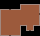

This is a level from a 2D game, rendered from its Tiled map with the project's own tilesets. A one-line summary and the complete map file follow:
An orthogonal 40x36 tile map with 1x1 px tiles, 1 tile layer (Tile Layer 1).

<map version="1.8" tiledversion="1.8.2" orientation="orthogonal" renderorder="right-down" width="40" height="36" tilewidth="1" tileheight="1" infinite="0" nextlayerid="2" nextobjectid="1">
 <tileset firstgid="1" source="Tile sets/ground.tsx" />
 <layer id="1" name="Tile Layer 1" width="40" height="36">
  <data encoding="csv">
0,0,0,0,0,0,0,0,0,0,0,0,0,0,0,0,0,0,0,0,0,0,0,0,0,0,0,0,0,0,0,0,0,0,0,0,0,0,0,0,
0,0,0,0,0,0,0,0,0,0,0,0,0,0,0,0,0,0,0,0,0,0,0,0,0,0,0,0,0,0,0,0,0,0,0,0,0,0,0,0,
0,0,0,0,0,0,0,0,0,0,0,0,0,0,0,0,0,0,0,0,0,0,0,0,0,0,0,0,0,0,0,0,0,0,0,0,0,0,0,0,
0,0,0,0,0,0,0,0,0,0,0,0,0,0,0,0,0,0,0,0,0,0,0,0,0,0,0,0,0,0,0,0,0,0,0,0,0,0,0,0,
0,0,0,0,0,0,0,0,0,0,0,0,0,0,0,0,0,0,0,0,5,5,5,5,5,5,5,5,5,5,5,5,5,5,5,5,5,5,5,5,
0,0,0,0,0,0,0,0,0,0,0,0,0,0,0,0,0,0,0,0,5,4,4,4,4,4,4,4,4,4,4,4,4,4,4,4,4,4,4,5,
0,0,0,0,0,0,0,0,0,0,0,0,0,0,0,0,0,0,0,0,5,4,4,4,4,4,4,4,4,4,4,4,4,4,4,4,4,4,4,5,
0,0,0,0,0,0,0,0,0,0,0,0,0,0,0,0,0,0,0,0,5,4,4,4,4,4,4,4,4,4,4,4,4,4,4,4,4,4,4,5,
0,0,0,0,0,0,0,0,0,0,0,0,0,0,0,0,0,0,0,0,5,4,4,4,4,4,4,4,4,4,4,4,4,4,4,4,4,4,4,5,
5,5,5,5,5,5,5,5,5,6,6,5,5,5,5,5,5,5,5,5,5,4,4,4,4,4,4,4,4,4,4,4,4,4,4,4,4,4,4,5,
5,4,4,4,4,4,4,4,4,4,4,4,4,4,4,4,4,4,4,4,4,4,4,4,4,4,4,4,4,4,4,4,4,4,4,4,4,4,4,5,
5,4,4,4,4,4,4,4,4,4,4,4,4,4,4,4,4,4,4,4,4,4,4,4,4,4,4,4,4,4,4,4,4,4,4,4,4,4,4,5,
5,4,4,4,4,4,4,4,4,4,4,4,4,4,4,4,4,4,4,4,4,4,4,4,4,4,4,4,4,4,4,4,4,4,4,4,4,4,4,5,
5,4,4,4,4,4,4,4,4,4,4,4,4,4,4,4,4,4,4,4,4,4,4,4,4,4,4,4,4,4,4,4,4,4,4,4,4,4,4,6,
5,4,4,4,4,4,4,4,4,4,4,4,4,4,4,4,4,4,4,4,4,4,4,4,4,4,4,4,4,4,4,4,4,4,4,4,4,4,4,6,
5,4,4,4,4,4,4,4,4,4,4,4,4,4,4,4,4,4,4,4,4,4,4,4,4,4,4,4,4,4,4,4,4,4,4,4,4,4,4,5,
5,4,4,4,4,4,4,4,4,4,4,4,4,4,4,4,4,4,4,4,4,4,4,4,4,4,4,4,4,4,4,4,4,4,4,4,4,4,4,5,
5,4,4,4,4,4,4,4,4,4,4,4,4,4,4,4,4,4,4,4,4,4,4,4,4,4,4,4,4,4,4,4,4,4,4,4,4,4,4,5,
5,4,4,4,4,4,4,4,4,4,4,4,4,4,4,4,4,4,4,4,4,4,4,4,4,4,4,4,4,4,4,4,4,4,4,4,4,4,4,5,
5,4,4,4,4,4,4,4,4,4,4,4,4,4,4,4,4,4,4,4,4,4,4,4,4,4,4,4,4,4,4,4,4,4,4,4,4,4,4,5,
5,4,4,4,4,4,4,4,4,4,4,4,4,4,4,4,4,4,4,4,4,4,4,4,4,4,4,4,4,4,4,4,4,4,4,4,4,4,4,5,
5,4,4,4,4,4,4,4,4,4,4,4,4,4,4,4,4,4,4,4,4,4,4,4,4,4,4,4,4,4,4,4,4,4,4,4,4,4,4,5,
5,4,4,4,4,4,4,4,4,4,4,4,4,4,4,4,4,4,4,4,4,4,4,4,4,4,4,4,4,4,4,4,4,4,4,4,4,4,4,5,
5,4,4,4,4,4,4,4,4,4,4,4,4,4,4,4,4,4,4,4,4,4,4,4,4,4,4,4,4,4,4,4,4,4,4,4,4,4,4,5,
5,4,4,4,4,4,4,4,4,4,4,4,4,4,4,4,4,4,4,4,4,4,4,4,4,4,4,4,4,4,4,4,4,4,4,4,4,4,4,5,
5,4,4,4,4,4,4,4,4,4,4,4,4,4,4,4,4,4,4,4,5,5,5,5,5,5,5,4,4,4,4,4,4,5,5,5,5,5,5,5,
5,4,4,4,4,4,4,4,4,4,4,4,4,4,4,4,4,4,4,4,5,0,0,0,0,0,5,4,4,4,4,4,4,5,0,0,0,0,0,0,
5,4,4,4,4,4,4,4,4,4,4,4,4,4,4,4,4,4,4,4,5,0,0,0,0,0,5,4,4,4,4,4,4,5,0,0,0,0,0,0,
5,4,4,4,4,4,4,4,4,4,4,4,4,4,4,4,4,4,4,4,5,0,0,0,0,0,5,4,4,4,4,4,4,5,0,0,0,0,0,0,
5,4,4,4,4,4,4,4,4,4,4,4,4,4,4,4,4,4,4,4,5,0,0,0,0,0,5,4,4,4,4,4,4,5,0,0,0,0,0,0,
5,4,4,4,4,4,4,4,4,4,4,4,4,4,4,4,4,4,4,4,5,0,0,0,0,0,5,5,5,6,6,5,5,5,0,0,0,0,0,0,
5,4,4,4,4,4,4,4,4,4,4,4,4,4,4,4,4,4,4,4,5,0,0,0,0,0,0,0,0,0,0,0,0,0,0,0,0,0,0,0,
5,4,4,4,4,4,4,4,4,4,4,4,4,4,4,4,4,4,4,4,5,0,0,0,0,0,0,0,0,0,0,0,0,0,0,0,0,0,0,0,
5,4,4,4,4,4,4,4,4,4,4,4,4,4,4,4,4,4,4,4,5,0,0,0,0,0,0,0,0,0,0,0,0,0,0,0,0,0,0,0,
5,4,4,4,4,4,4,4,4,4,4,4,4,4,4,4,4,4,4,4,5,0,0,0,0,0,0,0,0,0,0,0,0,0,0,0,0,0,0,0,
5,5,5,5,5,5,5,5,5,6,6,5,5,5,5,5,5,5,5,5,5,0,0,0,0,0,0,0,0,0,0,0,0,0,0,0,0,0,0,0
</data>
 </layer>
</map>
